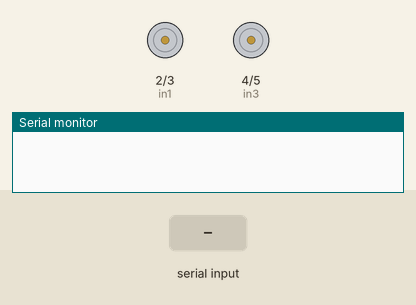
This sketch was run on a simulated Arduino Uno, built with avr-gcc and run on an emulated ATmega328P. On the bench: motor-driver pin pairs drawn as motors (green arrow = first pin HIGH = forward, orange = second pin HIGH = backward, longer = more drive, scaled by the enable pin), the last lines printed to the serial monitor. Inputs (shaded band) come from the test bench.

Above: at 1.2 s.
1.3 s: "F" received over Serial
At 2.5 s:
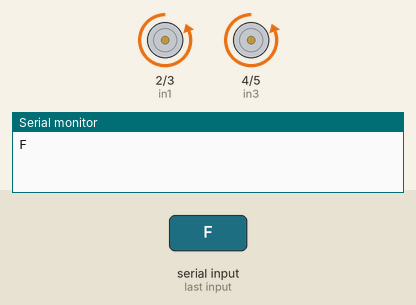
2.9 s: "B" received over Serial
At 3.7 s:
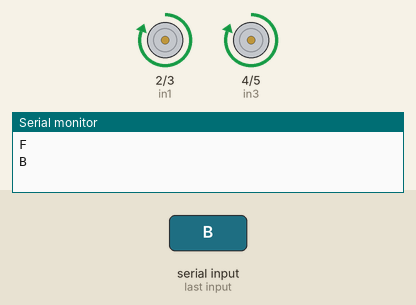
4.4 s: "L" received over Serial
At 4.8 s:
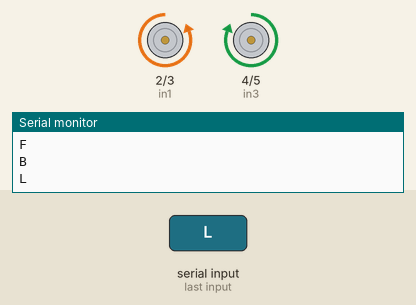
5.9 s: "R" received over Serial
At 7.1 s:
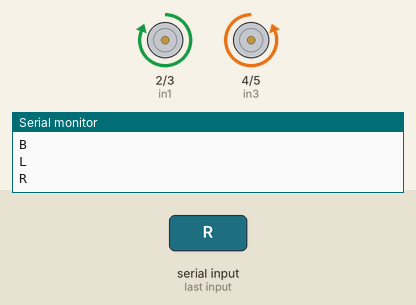
7.4 s: "S" received over Serial
At 8.4 s:
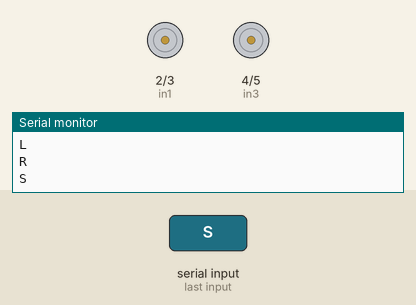
Timing chart, 0 to 9.9 s (numbered marks = the images above; inputs shaded):
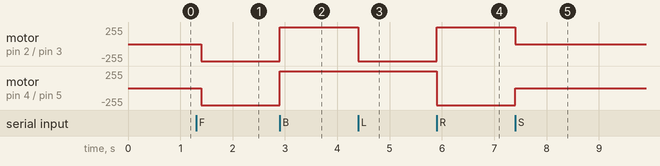

The sketch:

sketch_dec7c_pw3_blueetooth_app.ino
```cpp
//motor driver pins
#define in1 2
#define in2 3
#define in3 4
#define in4 5

#define enA 6
#define enB 7

char t;

void setup() {
  pinMode(in1, OUTPUT);
  pinMode(in2, OUTPUT);
  pinMode(in3, OUTPUT);
  pinMode(in4, OUTPUT);

  pinMode(enA, OUTPUT);
  pinMode(enB, OUTPUT);   //Led

  Serial.begin(9600);

}

void loop() {
if(Serial.available()){
  t = Serial.read();
  Serial.println(t);
}

if(t == 'F'){            //move  forward(all motors rotate in forward direction)
    digitalWrite(enA, 70);
    digitalWrite(enB, 70);
    digitalWrite(in1, LOW);//FORWARD
    digitalWrite(in2, HIGH);
    digitalWrite(in3, LOW);
    digitalWrite(in4, HIGH);
}

else if(t == 'B'){      //move reverse (all  motors rotate in reverse direction)
    digitalWrite(enA, 70);
    digitalWrite(enB, 70);
    digitalWrite(in1, HIGH);//REVERSE
    digitalWrite(in2, LOW);
    digitalWrite(in3, HIGH);
    digitalWrite(in4, LOW);
}

else if(t == 'L'){      //turn right (left side motors rotate in forward direction,  right side motors doesn't rotate)
  digitalWrite(enA, 70);
  digitalWrite(enB, 85);
  digitalWrite(in1, LOW); //right
  digitalWrite(in2, HIGH);
  digitalWrite(in3, HIGH);
  digitalWrite(in4, LOW);
}

else  if(t == 'R'){      //turn left (right side motors rotate in forward direction, left  side motors doesn't rotate)
  digitalWrite(enA, 70);
  digitalWrite(enB, 85);
  digitalWrite(in1, HIGH); //right
  digitalWrite(in2, LOW);
  digitalWrite(in3, LOW);
  digitalWrite(in4, HIGH);
}

else if(t == 'S'){      //STOP (all motors stop)
    digitalWrite(in1, LOW);//stop
    digitalWrite(in2, LOW);
    digitalWrite(in3, LOW);
    digitalWrite(in4, LOW);
}
delay(100);
}
```

Measured:
- after the input at 1.3 s, motor on pin 2 (in1) / pin 3 (in2), motor on pin 4 (in3) / pin 5 (in4): stopped → backward 255/255 after 0.10 s
- after the input at 2.9 s, motor on pin 2 (in1) / pin 3 (in2), motor on pin 4 (in3) / pin 5 (in4): backward 255/255 → forward 255/255 at once
- after the input at 4.4 s, motor on pin 2 (in1) / pin 3 (in2): forward 255/255 → backward 255/255 at once
- after the input at 5.9 s, motor on pin 2 (in1) / pin 3 (in2): backward 255/255 → forward 255/255 at once; motor on pin 4 (in3) / pin 5 (in4): forward 255/255 → backward 255/255 at once
- after the input at 7.4 s, motor on pin 2 (in1) / pin 3 (in2): forward 255/255 → stopped at once; motor on pin 4 (in3) / pin 5 (in4): backward 255/255 → stopped at once
